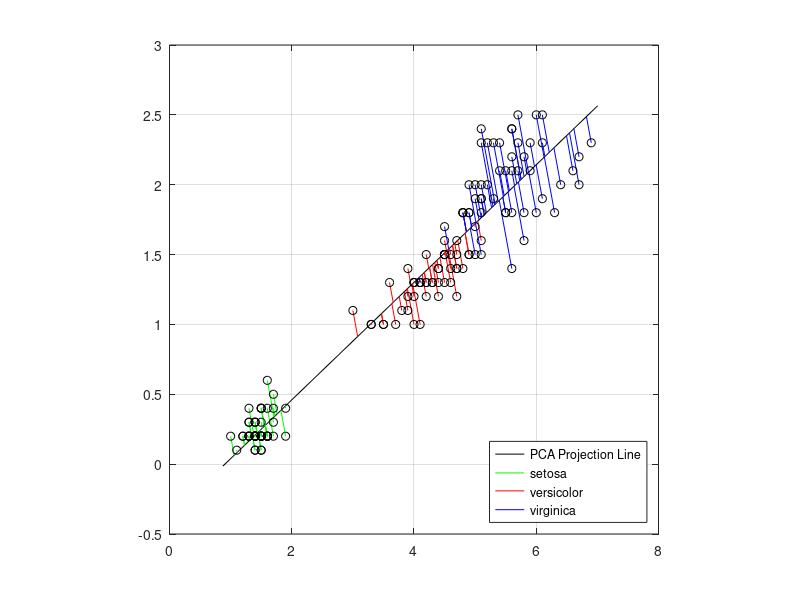

Here is the MATLAB script that generated this plot: (Note: this script raises an error after producing the figure.)
X = load('fisheriris');
features = X.meas;
classes = X.species;
X = features(:,[3 4]);
figure
scatter(X(:,1),X(:,2),'bo');
grid on;
maxlim = max(abs(X(:)))*1.1;
axis([-maxlim maxlim -maxlim maxlim]);

%% PCA 
[coeff,score,roots] = pca(X);
basis = coeff(:,1);
normal = coeff(:,2);
[n,p] = size(X);
meanX = mean(X,1);
Xfit = repmat(meanX,n,1) + score(:,1)*coeff(:,1)';
residuals = X - Xfit;

%% Visualize Line Fit 
dirVect = coeff(:,1);
Xfit1 = repmat(meanX,n,1) + score(:,1)*coeff(:,1)';
t = [min(score(:,1))-.2, max(score(:,1))+.2];
endpts = [meanX + t(1)*dirVect'; meanX + t(2)*dirVect'];
plot(endpts(:,1),endpts(:,2),'k-');
X1 = [X(:,1) Xfit1(:,1)];
X2 = [X(:,2) Xfit1(:,2)];
hold on
plot(X1(1:50,:)',X2(1:50,:)','g-', X(1:50,1),X(1:50,2),'ko');
hold on 
plot(X1(50:100,:)',X2(50:100,:)','r-', X(50:100,1),X(50:100,2),'ko');
hold on 
plot(X1(100:150,:)',X2(100:150,:)','b-', X(100:150,1),X(100:150,2),'ko');

L(1) = plot(nan, nan, 'k-');
L(2) = plot(nan, nan, 'g-');
L(3) = plot(nan, nan, 'r-');
L(4) = plot(nan, nan, 'b-');

legend_cell = cell(4,1);
legend_cell{1} = 'PCA Projection Line';
legend_cell{2} = 'setosa';
legend_cell{3} = 'versicolor';
legend_cell{4} = 'virginica';

legend(L,legend_cell,'Location','southeast');

hold off
maxlim = max(abs(X(:)))*1.1;
axis([0 8 -0.5 3]);
axis square
grid on
setosa = Xfit1(1:50,2);
versicolor = Xfit1(50:100,2);
virginica = Xfit1(100:150,2);
figure
histogram(setosa)
hold on 
histogram(versicolor)
hold on 
histogram(virginica)
legend('setosa','versicolor','virginica')
